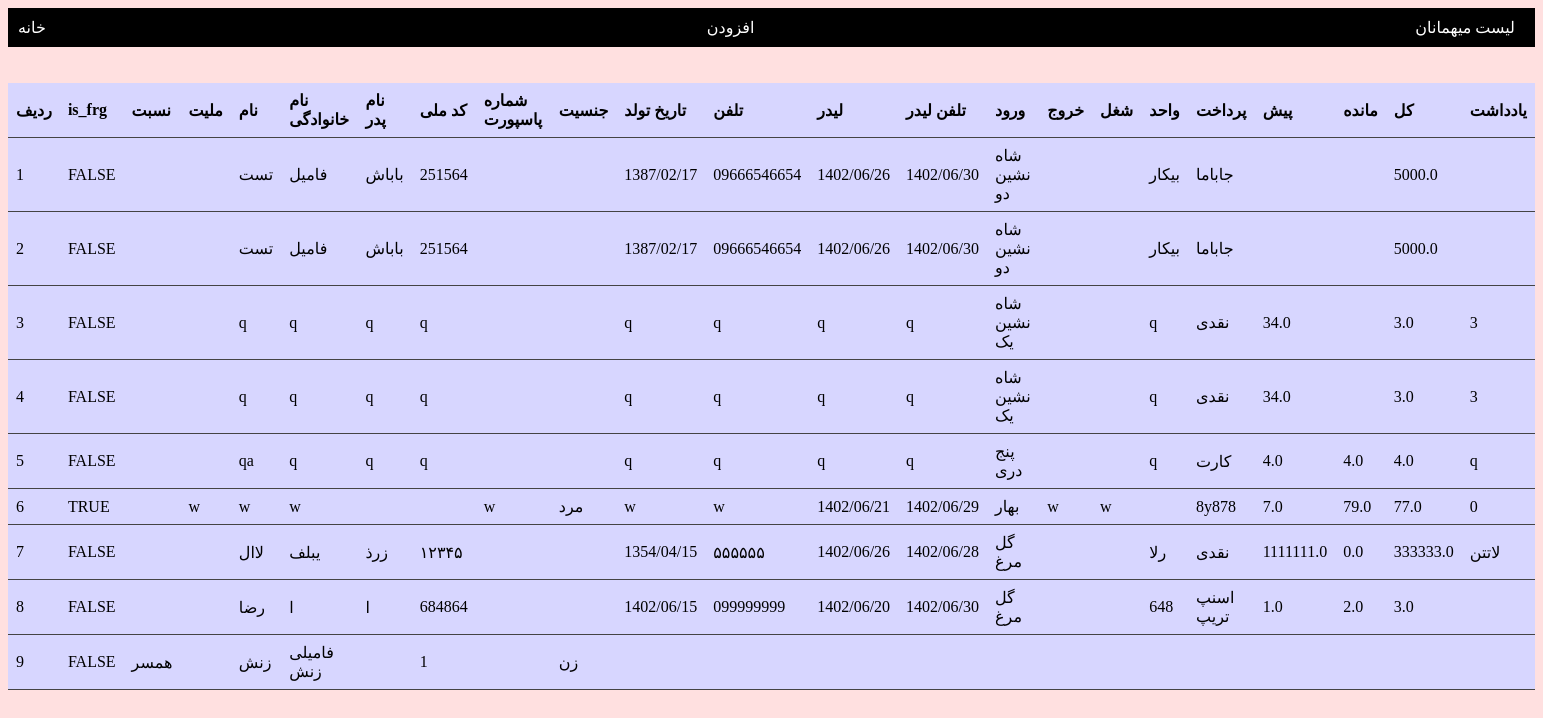
Page /list on the committed database.
### tables this page shows
CREATE TABLE guests (
        id INTEGER PRIMARY KEY AUTOINCREMENT,
        is_foreign BOOLEAN,           -- مسافر داخلی یا خارجی (TRUE یا FALSE)
        relation,                     -- رابطه
        nationality TEXT,             -- ملیت
        name TEXT,                    -- نام
        last_name TEXT,               -- نام خانوادگی
        father_name TEXT,             -- نام پدر
        national_id TEXT,             -- کد ملی (فقط برای مسافران داخلی)
        passport_number TEXT,         -- شماره گذرنامه (فقط برای مسافران خارجی)
        gender TEXT,                  -- جنسیت
        date_of_birth TEXT,           -- تاریخ تولد
        phone_number TEXT,            -- تلفن همراه یا ثابت
        arrival_date TEXT,            -- تاریخ ورود
        departure_date TEXT,          -- تاریخ خروج
        residence_unit TEXT,          -- نام واحد اقامتی        
        leader_name TEXT,             -- نام لیدر
        leader_phone TEXT,            -- تلفن لیدر
        occupation TEXT,              -- شغل
        payment_type TEXT,            -- نوع پرداخت
        advance_payment REAL,         -- پیش پرداخت
        balance REAL,                 -- مانده
        total_amount REAL,            -- مبلغ کل
        note TEXT                    -- ملاحظات
    );

### app.py (the view)
@app.route('/list', methods=['GET'])
def get_guests():
    conn = sqlite3.connect('hotel.db')
    c = conn.cursor()
    c.execute("SELECT * FROM guests")
    guests = c.fetchall()
    return render_template('list.html', guests=guests)

### templates/list.html (shortened to what this page needs)
<!DOCTYPE html>
<html>
<head>
</head>
<body>
  <div class="navbar">
    <a href="/">خانه</a>
    <a href="/data_entry">افزودن</a>
    <a href="/list">لیست میهمانان</a>
  </div>
  <br /><br />
  <table>
    <thead>
      <tr>
        <th>ردیف</th>
        <th><a href="?sort=is_foreign">is_frg</a></th>
        <th><a href="">نسبت</a></th>
        <th><a href="?sort=nationality">ملیت</a></th>
        <th><a href="?sort=first_name">نام</a></th>
        <th><a href="?sort=last_name">نام خانوادگی</a></th>
        <th><a href="?sort=father_name">نام پدر</a></th>
        <th><a href="?sort=national_id">کد ملی</a></th>
        <th><a href="?sort=passport_number">شماره پاسپورت</a></th>
        <th><a href="?sort=gender">جنسیت</a></th>
        <th><a href="?sort=birth_date">تاریخ تولد</a></th>
        <th><a href="?sort=phone_number">تلفن</a></th>
        <th><a href="?sort=leader_name">لیدر</a></th>
        <th><a href="?sort=leader_phone">تلفن لیدر</a></th>
        <th><a href="?sort=entry_date">ورود</a></th>
        <th><a href="?sort=exit_date">خروج</a></th>
        <th><a href="?sort=occupation">شغل</a></th>
        <th><a href="?sort=accommodation_unit">واحد</a></th>
        <th><a href="?sort=pay_type">پرداخت</a></th>
        <th><a href="?sort=advance_payment">پیش</a></th>
        <th><a href="?sort=balance">مانده</a></th>
        <th><a href="?sort=total_amount">کل</a></th>
        <th><a href="?sort=notes">یادداشت</a></th>
      </tr>
    </thead>
    <tbody>
      {% for guest in guests %}
      <tr>
        {% for data in guest %}
        <td>{{ data }}</td>
        {% endfor %}
      </tr>
      {% endfor %}
    </tbody>
  </table>
</body>
</html>

### templates/list.html (style rules this page uses)
tr { border-bottom: 1px solid #444; }
html { background-color: #ffe0e0; color: #000000; }
table { border-collapse: collapse; background-color: #d7d6ff; }
th, td { padding: 8px; text-align: left; border-bottom: 1px solid #444; }
a { color: #000000; text-decoration: none; }
.navbar { background-color: black; padding: 10px; display: flex; justify-content: space-between; }
.navbar a { text-decoration: none; color: white; margin-right: 10px; }

### rows in the picture
guests: guest "1", is_foreign "FALSE", name "تست", last_name "فامیل", father_name "باباش", national "251564", date_of_birth "1387/02/17", phone_number "09666546654", arrival_date "1402/06/26", departure_date "1402/06/30", residence_unit "شاه نشین دو", occupation "بیکار", payment_type "جاباما", total_amount "5000.0"
guests: guest "2", is_foreign "FALSE", name "تست", last_name "فامیل", father_name "باباش", national "251564", date_of_birth "1387/02/17", phone_number "09666546654", arrival_date "1402/06/26", departure_date "1402/06/30", residence_unit "شاه نشین دو", occupation "بیکار", payment_type "جاباما", total_amount "5000.0"
guests: guest "3" "q" "q" "q" "q" "q" "q" "q" "q" "q" "3", is_foreign "FALSE", residence_unit "شاه نشین یک", payment_type "نقدی", advance_payment "34.0", total_amount "3.0"
guests: guest "4" "q" "q" "q" "q" "q" "q" "q" "q" "q" "3", is_foreign "FALSE", residence_unit "شاه نشین یک", payment_type "نقدی", advance_payment "34.0", total_amount "3.0"
guests: guest "5" "q" "q" "q" "q" "q" "q" "q" "q" "q", is_foreign "FALSE", name "qa", residence_unit "پنج دری", payment_type "کارت", advance_payment "4.0", balance "4.0", total_amount "4.0"
guests: guest "6" "w" "w" "w" "w" "w" "w" "w" "w" "0", is_foreign "TRUE", gender "مرد", arrival_date "1402/06/21", departure_date "1402/06/29", residence_unit "بهار", payment_type "8y878", advance_payment "7.0", balance "79.0", total_amount "77.0"
guests: guest "7", is_foreign "FALSE", name "لاال", last_name "یبلف", father_name "زرذ", national "۱۲۳۴۵", date_of_birth "1354/04/15", phone_number "۵۵۵۵۵۵", arrival_date "1402/06/26", departure_date "1402/06/28", residence_unit "گل مرغ", occupation "رلا", payment_type "نقدی", advance_payment "1111111.0", balance "0.0", total_amount "333333.0", note "لاتتن"
guests: guest "8" "ا" "ا", is_foreign "FALSE", name "رضا", national "684864", date_of_birth "1402/06/15", phone_number "099999999", arrival_date "1402/06/20", departure_date "1402/06/30", residence_unit "گل مرغ", occupation "648", payment_type "اسنپ تریپ", advance_payment "1.0", balance "2.0", total_amount "3.0"
guests: guest "9" "1", is_foreign "FALSE", relation "همسر", name "زنش", last_name "فامیلی زنش", gender "زن"
